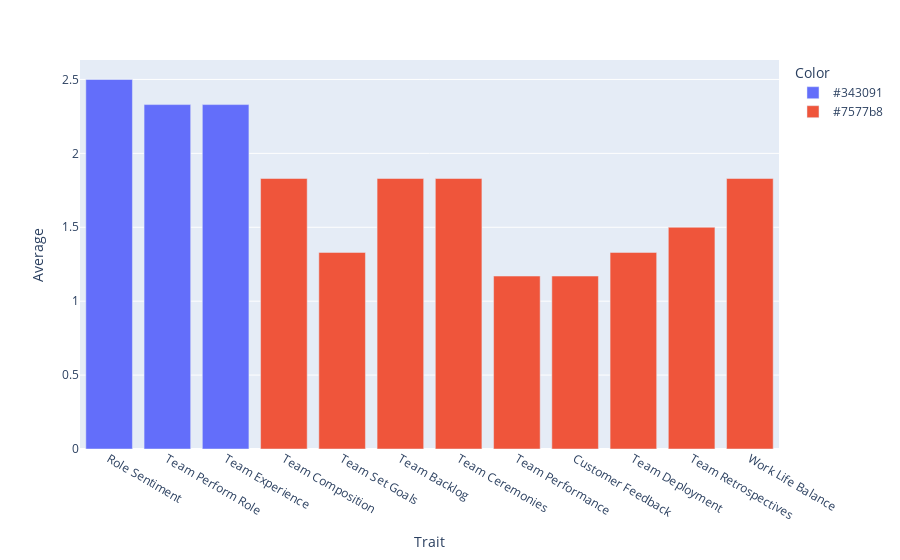

Notebook code cell kept with this figure:
### Code cell
fig = px.bar(proc, x='Trait', y='Average', color='Color')
fig.show()

### Figure 1 — Plotly figure (JSON) as saved in the notebook; plotly's stock layout.template omitted (floating-point values rounded to 4 significant figures)
{"data": [{"alignmentgroup": "True", "hovertemplate": "Color=#343091<br>Trait=%{x}<br>Average=%{y}<extra></extra>", "legendgroup": "#343091", "marker": {"color": "#636efa", "pattern": {"shape": ""}}, "name": "#343091", "offsetgroup": "#343091", "orientation": "v", "showlegend": true, "textposition": "auto", "type": "bar", "x": ["Role Sentiment", "Team Perform Role", "Team Experience"], "xaxis": "x", "y": [2.5, 2.33, 2.33], "yaxis": "y"}, {"alignmentgroup": "True", "hovertemplate": "Color=#7577b8<br>Trait=%{x}<br>Average=%{y}<extra></extra>", "legendgroup": "#7577b8", "marker": {"color": "#EF553B", "pattern": {"shape": ""}}, "name": "#7577b8", "offsetgroup": "#7577b8", "orientation": "v", "showlegend": true, "textposition": "auto", "type": "bar", "x": ["Team Composition", "Team Set Goals", "Team Backlog", "Team Ceremonies", "Team Performance", "Customer Feedback", "Team Deployment", "Team Retrospectives", "Work Life Balance"], "xaxis": "x", "y": [1.83, 1.33, 1.83, 1.83, 1.17, 1.17, 1.33, 1.5, 1.83], "yaxis": "y"}], "layout": {"autosize": true, "barmode": "relative", "legend": {"title": {"text": "Color"}, "tracegroupgap": 0}, "margin": {"t": 60}, "xaxis": {"anchor": "y", "autorange": true, "domain": [0, 1], "range": [-0.5, 11.5], "title": {"text": "Trait"}, "type": "category"}, "yaxis": {"anchor": "x", "autorange": true, "domain": [0, 1], "range": [0, 2.632], "title": {"text": "Average"}, "type": "linear"}}}
